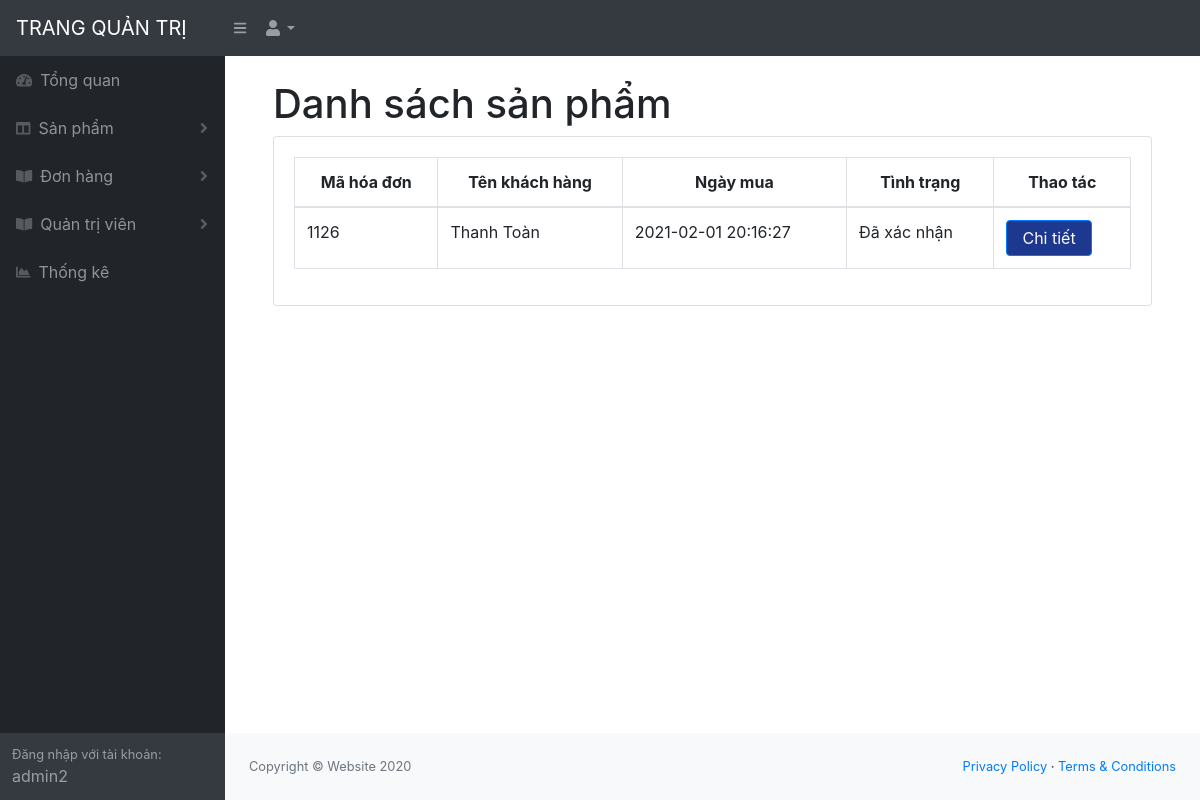
/quan_tri/index.php?menu=hoa_don_duyet (signed in), run on the app's committed database.
### tables this page shows
CREATE TABLE `hoa_don` (
  `mahd` int(11) NOT NULL,
  `email` varchar(255) NOT NULL,
  `ngay_mua` timestamp NULL DEFAULT current_timestamp(),
  `tinh_trang` varchar(255) DEFAULT NULL
);

CREATE TABLE `thanh_vien` (
  `id` int(11) NOT NULL,
  `email` varchar(255) NOT NULL,
  `password` varchar(255) NOT NULL,
  `hoten` varchar(60) NOT NULL,
  `sdt` int(11) NOT NULL,
  `diachi` varchar(100) NOT NULL
);

### quan_tri/chuc_nang/hoa_don/hoa_don_duyet.php (the view, shortened to what this page needs)
<div class="container-fluid">
    <h1 class="mt-4">Danh sách sản phẩm</h1>
    <div class="card mb-4">
        <div class="card-body">
            <div class="table-responsive">
                <table class="table table-bordered" id="dataTable" width="100%" cellspacing="0">
                    <thead>
                        <tr class="text-center">
                            <th>Mã hóa đơn</th>
                            <th>Tên khách hàng</th>
                            <th>Ngày mua</th>
                            <th>Tình trạng</th>
                            <th>Thao tác</th>
                        </tr>
                    </thead>
                    <tbody>
                    <?php
						include('../connect.php');
						$sl="select * from hoa_don join thanh_vien on hoa_don.email = thanh_vien.email where tinh_trang = 'Đã xác nhận' ";
						$exec= mysqli_query($connect, $sl);
						while($row=mysqli_fetch_array($exec)){
                    ?>
                            <tr>
                                <td><?php echo $row['mahd']; ?></td>
                        		<td><?php echo $row['hoten']; ?></td>
                        		<td><?php echo $row['ngay_mua']; ?></td>
                        		<td><?php echo $row['tinh_trang']; ?></td>
                        		<td><a class="btn btn-primary" style="text-decoration: none; padding: 5px 15px; background-color: #1D388F; color: #fffafa;" href="?menu=chi_tiet_hoa_don&ma_hoadon=<?php echo $row['mahd']; ?>">Chi tiết</a></td>
                            </tr>
                    <?php
                        }
                    ?>
                    </tbody>
                </table>
            </div>
         </div>
    </div>
</div>

### data on the page
hoa_don: mahd "1126", thanh_vien.hoten "Thanh Toàn", ngay_mua "2021-02-01 20:16:27", tinh_trang "Đã xác nhận"

### other printed values
$_SESSION['user'] "admin2"
